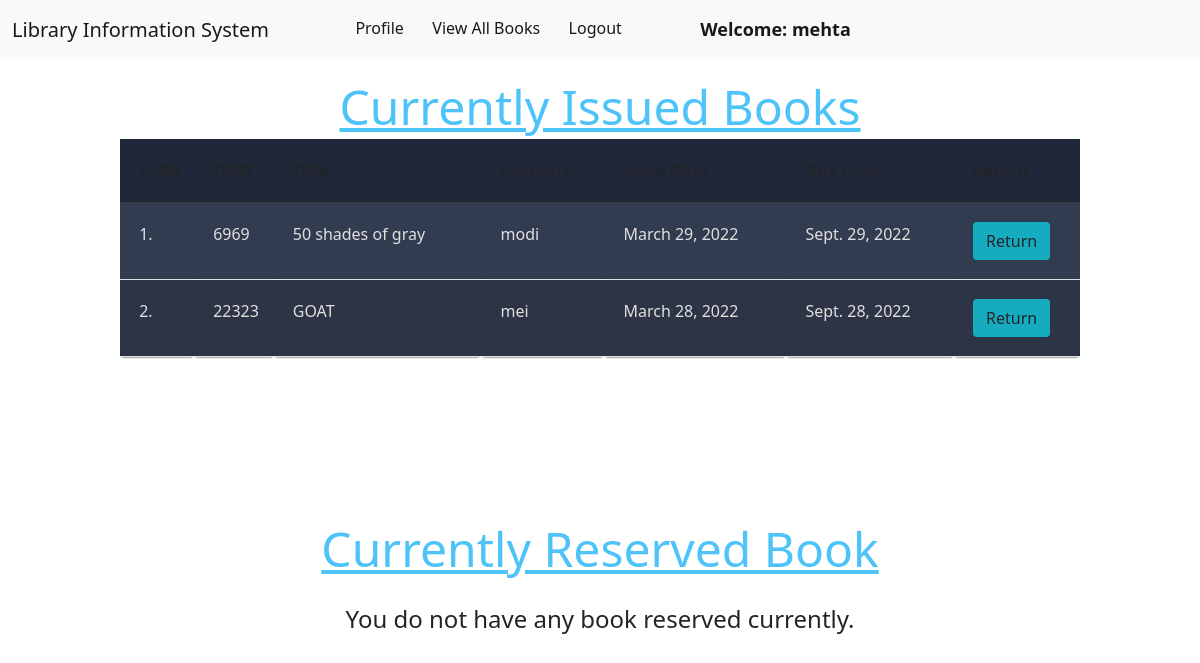
Page /member/view_issued_books/ (signed in) on the earlier database version.
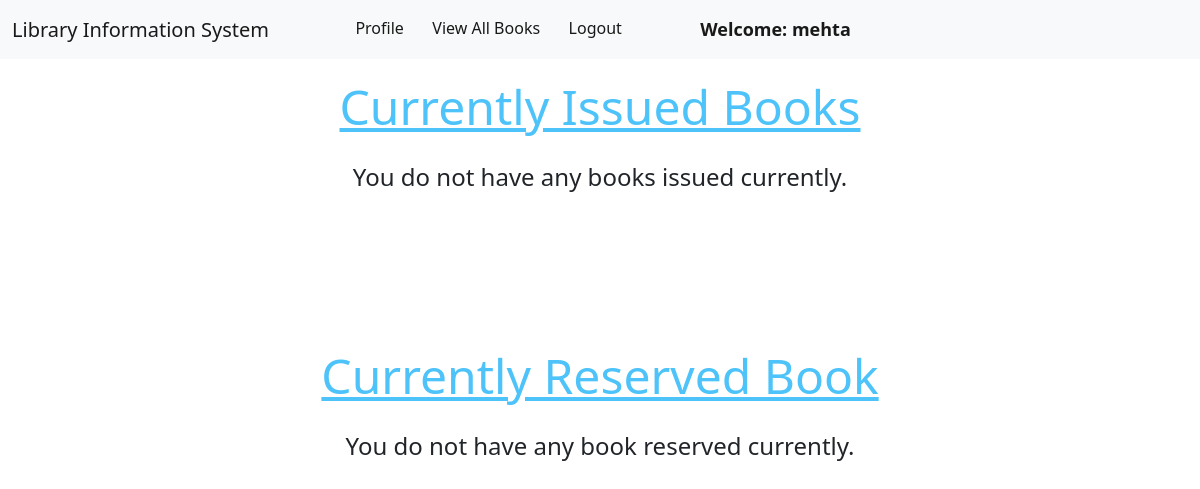
Same page on the later database version.
### book/models.py (models this page shows, shortened)
class Book(models.Model):
    title = models.CharField(max_length=200)
    author = models.CharField(max_length=200)
    isbn = models.CharField(max_length= 15)
    rack_number = models.CharField(max_length= 10)
    issue_date = models.DateField(null= True)
    date_added = models.DateField(null=True)
    return_requested = models.BooleanField(default=False)
    issue_member = models.ForeignKey("member.Member", on_delete = models.SET_NULL, null = True)

### member/views.py (the view)
# urls.py: path("view_issued_books/", views.view_current_issues, name="view_current_issues"),
@login_required(login_url = '/member/login')
def view_current_issues(request):
    issued_books = request.user.member.book_set.all()
    reserved_book = request.user.member.reserved_book
    reserve_time = request.user.member.reserve_datetime
    issued_books = issued_books.exclude(issue_date=None)
    due_dates = []
    for book in issued_books:
        due_dates.append(book.issue_date + relativedelta(months=book.issue_member.book_duration))
    book_details = zip(issued_books, due_dates)
    try:
        active_member = reserved_book.member_set.all().order_by('reserve_datetime').first()
    except(Exception):
        active_member = None
    if (active_member and active_member.user.username == request.user.username):
        reservation_status = "Active"
    else:
        reservation_status ="Pending"
    return render(request, "member/view_issued_books.html", {'total_books': len(issued_books), 'reserved_book': reserved_book, 'reserve_time': reserve_time, 'reservation_status': reservation_status, 'book_details':book_details})

### member/templates/member/view_issued_books.html (shortened to what this page needs)
{% extends 'member/member_navbar.html' %}
{% load static %}
{% block body %}
{% if total_books > 0 %}
    <div class="container mt-4">
        <h1 class="text-center"><u>Currently Issued Books</u></h1>
        <table class="table table-hover" id="example">
            <thead>
                <tr>
                    <th>Sr.No</th>
                    <th>ISBN</th>
                    <th>Title</th>
                    <th>Author(s)</th>
                    <th>Issue Date</th>
                    <th>Due Date</th>
                    <th>Return</th>
                </tr>
            </thead>
            <tbody>
                {% for book, due_date in book_details %}
                <tr>
                    <td>{{forloop.counter}}.</td>
                    <td>{{book.isbn}}</td>
                    <td>{{book.title}}</td>
                    <td>{{book.author}}</td>
                    <td>{{book.issue_date}}</td>
                    <td>{{due_date}}</td>
                    {% if book.return_requested %}
                    <td>Request Sent</td>
                    {% else %}
                    <td><a href="/member/return_book/{{book.id}}/" class="btn btn-return" onclick="return confirm('Are you sure you want to Return this book?')">Return</a></td>
                    {% endif %}
                </tr>
                {% endfor %}
            </tbody>
        </table>
    </div>
{% else %}
    <div class="container mt-4">
        <h1 class="text-center"><u>Currently Issued Books</u></h1>
        <br>
        <h4 class="text-center">You do not have any books issued currently.</h4>
    </div>
{% endif%}
{% if reserved_book != None %}
    <div class="container mt-4">
        <h1 class="text-center"><u>Currently Reserved Book</u></h1>
        <table class="table table-hover" id="example">
            <thead>
                <tr>
                    <th>Sr.No</th>
                    <th>ISBN</th>
                    <th>Title</th>
                    <th>Author(s)</th>
                    <th>Reserve Date and Time</th>
                    <th>Reservation Status</th>
                    <th>Cancel Reservation</th>
                </tr>
            </thead>
            <tbody>
                <tr>
                    <td>{{1}}.</td>
                    <td>{{reserved_book.isbn}}</td>
                    <td>{{reserved_book.title}}</td>
                    <td>{{reserved_book.author}}</td>
                    <td>{{reserve_time}}</td>
                    <td>{{reservation_status}}</td>
                    <td><a href="/member/" class="btn btn-cancel" onclick="return confirm('Are you sure you want to Cancel the reservation of this book?')">Cancel</a></td>
                </tr>
            </tbody>
        </table>
    </div>
{% else %}
    <div class="container mt-4">
        <h1 class="text-center"><u>Currently Reserved Book</u></h1>
        <br>
        <h4 class="text-center">You do not have any book reserved currently.</h4>
    </div>
{% endif %}
{% endblock %}

Differences in the rows shown:
no longer on this page (row edited): Book: isbn "6969", title "50 shades of gray", author "modi", issue_date "March 29, 2022", due_date "Sept. 29, 2022"
no longer on this page (row edited): Book: isbn "22323", title "GOAT", author "mei", issue_date "March 28, 2022", due_date "Sept. 28, 2022"
Other differences:
text now shown: "You do not have any books issued currently."
